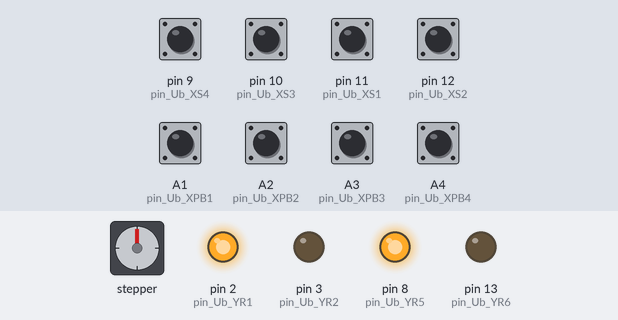
Bench run of a sketch on a simulated Arduino Uno, built with avr-gcc and run on an emulated ATmega328P. Parts: stepper motor, output pins drawn as LEDs (lit = HIGH). Wiring (inferred from the names in the program): stepper motor (2048 steps per turn assumed): coils pin 4, pin 5, pin 6, pin 7. Inputs (shaded band) come from the test bench; at power-on: A1 (pin_Ub_XPB1), A2 (pin_Ub_XPB2), A3 (pin_Ub_XPB3), A4 (pin_Ub_XPB4), pin 9 (pin_Ub_XS4), pin 10 (pin_Ub_XS3), pin 11 (pin_Ub_XS1), pin 12 (pin_Ub_XS2) HIGH. Pins used as bus, display or sensor lines are not drawn.

Above: at 1.2 s.
1.3 s: pin 10 (pin_Ub_XS3) pulled LOW for 0.15 s
At 2.2 s:
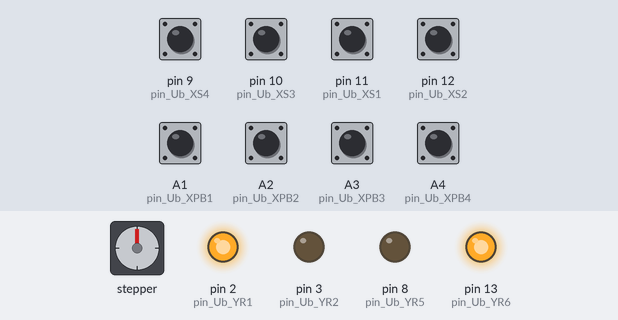
2.9 s: pin 11 (pin_Ub_XS1) pulled LOW for 0.15 s
At 3.6 s:
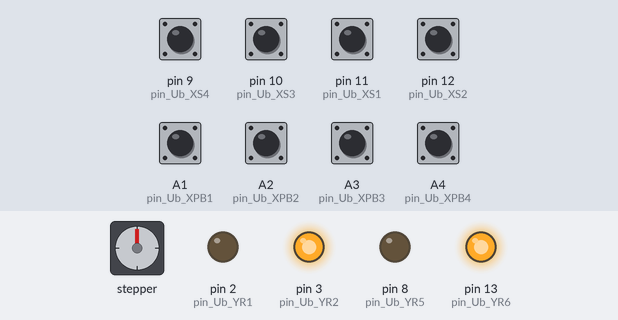
6.0 s: A1 (pin_Ub_XPB1) pulled LOW for 0.15 s
At 6.9 s:
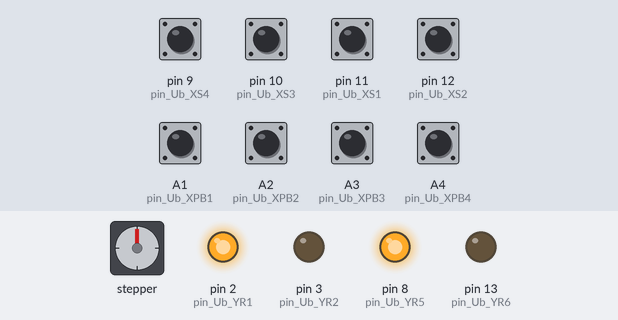
7.8 s: pin 11 (pin_Ub_XS1) pulled LOW for 1 s
At 8.3 s:
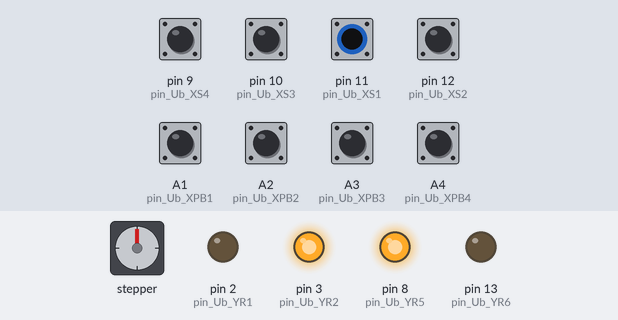
10.3 s: pin 10 (pin_Ub_XS3) pulled LOW for 1 s
At 11.3 s:
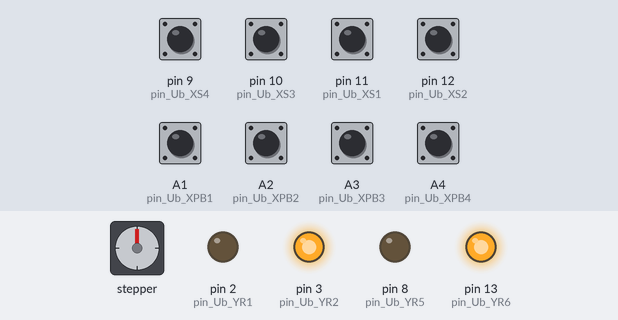
Timing chart, 0 to 16.8 s (numbered marks = the images above; inputs shaded):
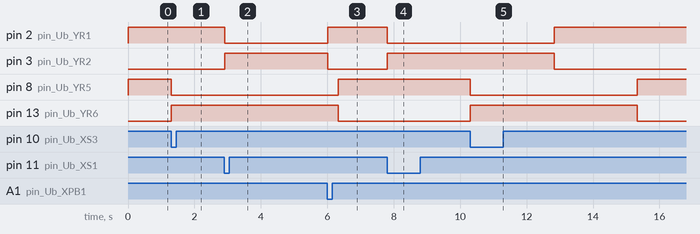

The sketch:

trial1.ino
```cpp
/* This is example for trial1.ino file!
   This is auto-generated ARDUINO C code from LDmicro.
   Rename this file as trial1.ino or copy content(or part) of this file
   to existing trial1.ino. Remove this comment from trial1.ino */

#include "trial1.h"

void setup() {
  // Put your setup code here, to run once, only if you no longer generate C code from LDmicro again.
  setupPlc();
}

void loop() {
  loopPlc();
  // You can place your code here to run repeatedly, only if you no longer generate C code from LDmicro again.
}
```

ladder.h
```cpp
/* This is example for ladder.h file!
   This is auto-generated C header from LDmicro.
   Rename this file as ladder.h or copy content(or part) of this file
   to existing ladder.h. Remove this comment from ladder.h. */

#ifndef __LADDER_H__
#define __LADDER_H__

#define LDTARGET_atmega328

#ifndef F_CPU
  #define F_CPU 16000000UL
#endif

#define _XTAL_FREQ 16000000UL

#define CFG_WORD 0x0

/* Uncomment EXTERN_EVERYTHING if you want all symbols in trial1.c extern. */
//#define EXTERN_EVERYTHING

/* Uncomment NO_PROTOTYPES if you want own prototypes for functions. */
//#define NO_PROTOTYPES

/* Define NO_PROTOTYPES in ladder.h if you don't want LDmicro to provide prototypes for
   all the I/O functions (Read_Ux_xxx, Write_Ux_xxx) that you must provide.
   If you define this then you must provide your own prototypes for these
   functions in trial1.h, or provide definitions (e.g. as inlines or macros)
   for them in trial1.h. */
#ifdef NO_PROTOTYPES
  #define PROTO(x)
#else
  #define PROTO(x) x
#endif

/* Uncomment DO_LDSTUBS if you want to use the empty stub-functions
   from trial1.c instead the prototypes for functions.
   Use DO_LDSTUBS to just check the compilation of the generated files. */
//#define DO_LDSTUBS

#ifdef DO_LDSTUBS
  #define LDSTUB(x)   x { ; }
  #define LDSTUB0(x)  x { return 0; }
  #define LDSTUB1(x)  x { return 1; }
#else
  #define LDSTUB(x)   PROTO(extern x;)
  #define LDSTUB0(x)  PROTO(extern x;)
  #define LDSTUB1(x)  PROTO(extern x;)
#endif

/* Uncomment USE_WDT when you need to. */
//#define USE_WDT

/* Comment out USE_MACRO in next line, if you want to use functions instead of macros. */
#define USE_MACRO

#include "Arduino.h"

#ifdef __GNUC__
  //mem.h vvv
  //CodeVisionAVR V2.0 C Compiler
  //(C) 1998-2007 Pavel Haiduc, HP InfoTech S.R.L.
  //
  //  Memory access macros

  #ifndef _MEM_INCLUDED_
  #define _MEM_INCLUDED_

  #define pokeb(addr,data) (*((volatile unsigned char *)(addr)) = (data))
  #define pokew(addr,data) (*((volatile unsigned int *)(addr)) = (data))
  #define peekb(addr) (*((volatile unsigned char *)(addr)))
  #define peekw(addr) (*((volatile unsigned int *)(addr)))

  #endif
  //mem.h ^^^
#endif
#define SFR_ADDR(addr) (*((volatile unsigned char *)(addr)))
//#define BYTE_AT(var, index) (*(((unsigned char *)(&var)) + (index)))
#define BYTE_AT(var, index) (((unsigned char *)(&var))[index])
/*
  Type                  Size(bits)
  ldBOOL    unsigned       1 or 8, the smallest possible
  SBYTE     signed integer      8
  SWORD     signed integer     16
  SDWORD    signed integer     32
*/
typedef boolean       ldBOOL;
typedef char           SBYTE;
typedef int            SWORD;
typedef long int      SDWORD;

/* Define EXTERN_EVERYTHING in ladder.h if you want all symbols extern.
   This could be useful to implement `magic variables,' so that for
   example when you write to the ladder variable duty_cycle, your PLC
   runtime can look at the C variable U_duty_cycle and use that to set
   the PWM duty cycle on the micro. That way you can add support for
   peripherals that LDmicro doesn't know about. */
#ifdef EXTERN_EVERYTHING
  #define STATIC
#else
  #define STATIC static
#endif

// You provide analog reference type for ARDUINO in ladder.h here.
const int analogReference_type = DEFAULT;

// You must provide the I/O pin mapping for ARDUINO board in ladder.h here.
const int pin_Ub_XPB1 = A1;
const int pin_Ub_XS1 = 11;
const int pin_Ub_YR1 = 2;
const int pin_Ub_YR2 = 3;
const int pin_Ub_XPB2 = A2;
const int pin_Ub_XS2 = 12;
const int pin_Ub_YR3 = 6;
const int pin_Ub_YR4 = 7;
const int pin_Ub_XPB3 = A3;
const int pin_Ub_XS3 = 10;
const int pin_Ub_YR5 = 8;
const int pin_Ub_YR6 = 13;
const int pin_Ub_XPB4 = A4;
const int pin_Ub_XS4 = 9;
const int pin_Ub_YR7 = 4;
const int pin_Ub_YR8 = 5;

#endif
```

trial1.h
```cpp
/* This is auto-generated C header from LDmicro. Do not edit this file!
   Go back to the LDmicro ladder diagram source for changes in the ladder logic,
   and make any C additions in additional .c or .h files linked against this one. */
#ifndef __trial1_H__
#define __trial1_H__

#include "ladder.h"

// PLC cycle interval, set this according to LDmicro settings. (micro seconds)
#define PLC_INTERVAL 10000 // us

#ifdef USE_WDT
  #include <avr\wdt.h>
#endif
extern void loopPlc(void);  // Call loopPlc() function in loop() of your arduino project
extern void setupPlc(void); //  or initialize PLC cycle timer in this function
extern void PlcCycle(void); //  and call PlcCycle() function once per PLC cycle timer.

// You provide I/O pin mapping for ARDUINO in ladder.h.
// See example lader.h_.

#ifdef EXTERN_EVERYTHING
  extern ldBOOL Ib_rung_top;
#endif
#define Read_Ib_rung_top() Ib_rung_top
#define Write_Ib_rung_top(x) (Ib_rung_top = x)
#define Write0_Ib_rung_top() (Ib_rung_top = 0)
#define Write1_Ib_rung_top() (Ib_rung_top = 1)

#ifndef NO_PROTOTYPES
  // LDmicro provide this macro or function.
  #ifdef USE_MACRO
    #define Read_Ub_XPB1() digitalRead(pin_Ub_XPB1)
  #else
    PROTO(ldBOOL Read_Ub_XPB1(void));
  #endif
#endif

#ifdef EXTERN_EVERYTHING
  extern ldBOOL Ib_parOut_0;
#endif
#define Read_Ib_parOut_0() Ib_parOut_0
#define Write_Ib_parOut_0(x) (Ib_parOut_0 = x)
#define Write0_Ib_parOut_0() (Ib_parOut_0 = 0)
#define Write1_Ib_parOut_0() (Ib_parOut_0 = 1)

#ifdef EXTERN_EVERYTHING
  extern ldBOOL Ib_parThis_0;
#endif
#define Read_Ib_parThis_0() Ib_parThis_0
#define Write_Ib_parThis_0(x) (Ib_parThis_0 = x)
#define Write0_Ib_parThis_0() (Ib_parThis_0 = 0)
#define Write1_Ib_parThis_0() (Ib_parThis_0 = 1)

#ifndef NO_PROTOTYPES
  // LDmicro provide this macro or function.
  #ifdef USE_MACRO
    #define Read_Ub_XS1() digitalRead(pin_Ub_XS1)
  #else
    PROTO(ldBOOL Read_Ub_XS1(void));
  #endif
#endif

#ifdef EXTERN_EVERYTHING
  extern ldBOOL Ib_once_0_ONE_SHOT_RISING;
#endif
#define Read_Ib_once_0_ONE_SHOT_RISING() Ib_once_0_ONE_SHOT_RISING
#define Write_Ib_once_0_ONE_SHOT_RISING(x) (Ib_once_0_ONE_SHOT_RISING = x)
#define Write0_Ib_once_0_ONE_SHOT_RISING() (Ib_once_0_ONE_SHOT_RISING = 0)
#define Write1_Ib_once_0_ONE_SHOT_RISING() (Ib_once_0_ONE_SHOT_RISING = 1)

#ifdef EXTERN_EVERYTHING
  extern ldBOOL Ub_RIR11;
#endif
#define Read_Ub_RIR11() Ub_RIR11
#define Write_Ub_RIR11(x) (Ub_RIR11 = x)
#define Write0_Ub_RIR11() (Ub_RIR11 = 0)
#define Write1_Ub_RIR11() (Ub_RIR11 = 1)

#ifdef EXTERN_EVERYTHING
  extern ldBOOL Ub_RIR12;
#endif
#define Read_Ub_RIR12() Ub_RIR12
#define Write_Ub_RIR12(x) (Ub_RIR12 = x)
#define Write0_Ub_RIR12() (Ub_RIR12 = 0)
#define Write1_Ub_RIR12() (Ub_RIR12 = 1)

#ifdef EXTERN_EVERYTHING
  extern SWORD Ui_T1;
#endif
#ifndef NO_PROTOTYPES
  // LDmicro provide these macros or functions.
  #ifdef USE_MACRO
    #define Read_Ub_YR1() digitalRead(pin_Ub_YR1)
    #define Write0_Ub_YR1() digitalWrite(pin_Ub_YR1, LOW)
    #define Write1_Ub_YR1() digitalWrite(pin_Ub_YR1, HIGH)
    #define Write_Ub_YR1(b) (b) ? Write1_Ub_YR1() : Write0_Ub_YR1()
  #else
    PROTO(ldBOOL Read_Ub_YR1(void));
    PROTO(void Write_Ub_YR1(ldBOOL b));
    PROTO(void Write1_Ub_YR1(void));
    PROTO(void Write0_Ub_YR1(void));
  #endif
#endif

#ifndef NO_PROTOTYPES
  // LDmicro provide these macros or functions.
  #ifdef USE_MACRO
    #define Read_Ub_YR2() digitalRead(pin_Ub_YR2)
    #define Write0_Ub_YR2() digitalWrite(pin_Ub_YR2, LOW)
    #define Write1_Ub_YR2() digitalWrite(pin_Ub_YR2, HIGH)
    #define Write_Ub_YR2(b) (b) ? Write1_Ub_YR2() : Write0_Ub_YR2()
  #else
    PROTO(ldBOOL Read_Ub_YR2(void));
    PROTO(void Write_Ub_YR2(ldBOOL b));
    PROTO(void Write1_Ub_YR2(void));
    PROTO(void Write0_Ub_YR2(void));
  #endif
#endif

#ifndef NO_PROTOTYPES
  // LDmicro provide this macro or function.
  #ifdef USE_MACRO
    #define Read_Ub_XPB2() digitalRead(pin_Ub_XPB2)
  #else
    PROTO(ldBOOL Read_Ub_XPB2(void));
  #endif
#endif

#ifdef EXTERN_EVERYTHING
  extern ldBOOL Ib_parOut_1;
#endif
#define Read_Ib_parOut_1() Ib_parOut_1
#define Write_Ib_parOut_1(x) (Ib_parOut_1 = x)
#define Write0_Ib_parOut_1() (Ib_parOut_1 = 0)
#define Write1_Ib_parOut_1() (Ib_parOut_1 = 1)

#ifdef EXTERN_EVERYTHING
  extern ldBOOL Ib_parThis_1;
#endif
#define Read_Ib_parThis_1() Ib_parThis_1
#define Write_Ib_parThis_1(x) (Ib_parThis_1 = x)
#define Write0_Ib_parThis_1() (Ib_parThis_1 = 0)
#define Write1_Ib_parThis_1() (Ib_parThis_1 = 1)

#ifndef NO_PROTOTYPES
  // LDmicro provide this macro or function.
  #ifdef USE_MACRO
    #define Read_Ub_XS2() digitalRead(pin_Ub_XS2)
  #else
    PROTO(ldBOOL Read_Ub_XS2(void));
  #endif
#endif

#ifdef EXTERN_EVERYTHING
  extern ldBOOL Ib_once_1_ONE_SHOT_RISING;
#endif
#define Read_Ib_once_1_ONE_SHOT_RISING() Ib_once_1_ONE_SHOT_RISING
#define Write_Ib_once_1_ONE_SHOT_RISING(x) (Ib_once_1_ONE_SHOT_RISING = x)
#define Write0_Ib_once_1_ONE_SHOT_RISING() (Ib_once_1_ONE_SHOT_RISING = 0)
#define Write1_Ib_once_1_ONE_SHOT_RISING() (Ib_once_1_ONE_SHOT_RISING = 1)

#ifdef EXTERN_EVERYTHING
  extern ldBOOL Ub_RIR21;
#endif
#define Read_Ub_RIR21() Ub_RIR21
#define Write_Ub_RIR21(x) (Ub_RIR21 = x)
#define Write0_Ub_RIR21() (Ub_RIR21 = 0)
#define Write1_Ub_RIR21() (Ub_RIR21 = 1)

#ifdef EXTERN_EVERYTHING
  extern ldBOOL Ub_RIR22;
#endif
#define Read_Ub_RIR22() Ub_RIR22
#define Write_Ub_RIR22(x) (Ub_RIR22 = x)
#define Write0_Ub_RIR22() (Ub_RIR22 = 0)
#define Write1_Ub_RIR22() (Ub_RIR22 = 1)

#ifdef EXTERN_EVERYTHING
  extern SWORD Ui_T2;
#endif
#ifndef NO_PROTOTYPES
  // LDmicro provide these macros or functions.
  #ifdef USE_MACRO
    #define Read_Ub_YR3() digitalRead(pin_Ub_YR3)
    #define Write0_Ub_YR3() digitalWrite(pin_Ub_YR3, LOW)
    #define Write1_Ub_YR3() digitalWrite(pin_Ub_YR3, HIGH)
    #define Write_Ub_YR3(b) (b) ? Write1_Ub_YR3() : Write0_Ub_YR3()
  #else
    PROTO(ldBOOL Read_Ub_YR3(void));
    PROTO(void Write_Ub_YR3(ldBOOL b));
    PROTO(void Write1_Ub_YR3(void));
    PROTO(void Write0_Ub_YR3(void));
  #endif
#endif

#ifndef NO_PROTOTYPES
  // LDmicro provide these macros or functions.
  #ifdef USE_MACRO
    #define Read_Ub_YR4() digitalRead(pin_Ub_YR4)
    #define Write0_Ub_YR4() digitalWrite(pin_Ub_YR4, LOW)
    #define Write1_Ub_YR4() digitalWrite(pin_Ub_YR4, HIGH)
    #define Write_Ub_YR4(b) (b) ? Write1_Ub_YR4() : Write0_Ub_YR4()
  #else
    PROTO(ldBOOL Read_Ub_YR4(void));
    PROTO(void Write_Ub_YR4(ldBOOL b));
    PROTO(void Write1_Ub_YR4(void));
    PROTO(void Write0_Ub_YR4(void));
  #endif
#endif

#ifndef NO_PROTOTYPES
  // LDmicro provide this macro or function.
  #ifdef USE_MACRO
    #define Read_Ub_XPB3() digitalRead(pin_Ub_XPB3)
  #else
    PROTO(ldBOOL Read_Ub_XPB3(void));
  #endif
#endif

#ifdef EXTERN_EVERYTHING
  extern ldBOOL Ib_parOut_2;
#endif
#define Read_Ib_parOut_2() Ib_parOut_2
#define Write_Ib_parOut_2(x) (Ib_parOut_2 = x)
#define Write0_Ib_parOut_2() (Ib_parOut_2 = 0)
#define Write1_Ib_parOut_2() (Ib_parOut_2 = 1)

#ifdef EXTERN_EVERYTHING
  extern ldBOOL Ib_parThis_2;
#endif
#define Read_Ib_parThis_2() Ib_parThis_2
#define Write_Ib_parThis_2(x) (Ib_parThis_2 = x)
#define Write0_Ib_parThis_2() (Ib_parThis_2 = 0)
#define Write1_Ib_parThis_2() (Ib_parThis_2 = 1)

#ifndef NO_PROTOTYPES
  // LDmicro provide this macro or function.
  #ifdef USE_MACRO
    #define Read_Ub_XS3() digitalRead(pin_Ub_XS3)
  #else
    PROTO(ldBOOL Read_Ub_XS3(void));
  #endif
#endif

#ifdef EXTERN_EVERYTHING
  extern ldBOOL Ib_once_2_ONE_SHOT_RISING;
#endif
#define Read_Ib_once_2_ONE_SHOT_RISING() Ib_once_2_ONE_SHOT_RISING
#define Write_Ib_once_2_ONE_SHOT_RISING(x) (Ib_once_2_ONE_SHOT_RISING = x)
#define Write0_Ib_once_2_ONE_SHOT_RISING() (Ib_once_2_ONE_SHOT_RISING = 0)
#define Write1_Ib_once_2_ONE_SHOT_RISING() (Ib_once_2_ONE_SHOT_RISING = 1)

#ifdef EXTERN_EVERYTHING
  extern ldBOOL Ub_RIR31;
#endif
#define Read_Ub_RIR31() Ub_RIR31
#define Write_Ub_RIR31(x) (Ub_RIR31 = x)
#define Write0_Ub_RIR31() (Ub_RIR31 = 0)
#define Write1_Ub_RIR31() (Ub_RIR31 = 1)

#ifdef EXTERN_EVERYTHING
  extern ldBOOL Ub_RIR32;
#endif
#define Read_Ub_RIR32() Ub_RIR32
#define Write_Ub_RIR32(x) (Ub_RIR32 = x)
#define Write0_Ub_RIR32() (Ub_RIR32 = 0)
#define Write1_Ub_RIR32() (Ub_RIR32 = 1)

#ifdef EXTERN_EVERYTHING
  extern SWORD Ui_T3;
#endif
#ifndef NO_PROTOTYPES
  // LDmicro provide these macros or functions.
  #ifdef USE_MACRO
    #define Read_Ub_YR5() digitalRead(pin_Ub_YR5)
    #define Write0_Ub_YR5() digitalWrite(pin_Ub_YR5, LOW)
    #define Write1_Ub_YR5() digitalWrite(pin_Ub_YR5, HIGH)
    #define Write_Ub_YR5(b) (b) ? Write1_Ub_YR5() : Write0_Ub_YR5()
  #else
    PROTO(ldBOOL Read_Ub_YR5(void));
    PROTO(void Write_Ub_YR5(ldBOOL b));
    PROTO(void Write1_Ub_YR5(void));
    PROTO(void Write0_Ub_YR5(void));
  #endif
#endif

#ifndef NO_PROTOTYPES
  // LDmicro provide these macros or functions.
  #ifdef USE_MACRO
    #define Read_Ub_YR6() digitalRead(pin_Ub_YR6)
    #define Write0_Ub_YR6() digitalWrite(pin_Ub_YR6, LOW)
    #define Write1_Ub_YR6() digitalWrite(pin_Ub_YR6, HIGH)
    #define Write_Ub_YR6(b) (b) ? Write1_Ub_YR6() : Write0_Ub_YR6()
  #else
    PROTO(ldBOOL Read_Ub_YR6(void));
    PROTO(void Write_Ub_YR6(ldBOOL b));
    PROTO(void Write1_Ub_YR6(void));
    PROTO(void Write0_Ub_YR6(void));
  #endif
#endif

#ifndef NO_PROTOTYPES
  // LDmicro provide this macro or function.
  #ifdef USE_MACRO
    #define Read_Ub_XPB4() digitalRead(pin_Ub_XPB4)
  #else
    PROTO(ldBOOL Read_Ub_XPB4(void));
  #endif
#endif

#ifdef EXTERN_EVERYTHING
  extern ldBOOL Ib_parOut_3;
#endif
#define Read_Ib_parOut_3() Ib_parOut_3
#define Write_Ib_parOut_3(x) (Ib_parOut_3 = x)
#define Write0_Ib_parOut_3() (Ib_parOut_3 = 0)
#define Write1_Ib_parOut_3() (Ib_parOut_3 = 1)

#ifdef EXTERN_EVERYTHING
  extern ldBOOL Ib_parThis_3;
#endif
#define Read_Ib_parThis_3() Ib_parThis_3
#define Write_Ib_parThis_3(x) (Ib_parThis_3 = x)
#define Write0_Ib_parThis_3() (Ib_parThis_3 = 0)
#define Write1_Ib_parThis_3() (Ib_parThis_3 = 1)

#ifndef NO_PROTOTYPES
  // LDmicro provide this macro or function.
  #ifdef USE_MACRO
    #define Read_Ub_XS4() digitalRead(pin_Ub_XS4)
  #else
    PROTO(ldBOOL Read_Ub_XS4(void));
  #endif
#endif

#ifdef EXTERN_EVERYTHING
  extern ldBOOL Ib_once_3_ONE_SHOT_RISING;
#endif
#define Read_Ib_once_3_ONE_SHOT_RISING() Ib_once_3_ONE_SHOT_RISING
#define Write_Ib_once_3_ONE_SHOT_RISING(x) (Ib_once_3_ONE_SHOT_RISING = x)
#define Write0_Ib_once_3_ONE_SHOT_RISING() (Ib_once_3_ONE_SHOT_RISING = 0)
#define Write1_Ib_once_3_ONE_SHOT_RISING() (Ib_once_3_ONE_SHOT_RISING = 1)

#ifdef EXTERN_EVERYTHING
  extern ldBOOL Ub_RIR41;
#endif
#define Read_Ub_RIR41() Ub_RIR41
#define Write_Ub_RIR41(x) (Ub_RIR41 = x)
#define Write0_Ub_RIR41() (Ub_RIR41 = 0)
#define Write1_Ub_RIR41() (Ub_RIR41 = 1)

#ifdef EXTERN_EVERYTHING
  extern ldBOOL Ub_RIR42;
#endif
#define Read_Ub_RIR42() Ub_RIR42
#define Write_Ub_RIR42(x) (Ub_RIR42 = x)
#define Write0_Ub_RIR42() (Ub_RIR42 = 0)
#define Write1_Ub_RIR42() (Ub_RIR42 = 1)

#ifdef EXTERN_EVERYTHING
  extern SWORD Ui_T4;
#endif
#ifndef NO_PROTOTYPES
  // LDmicro provide these macros or functions.
  #ifdef USE_MACRO
    #define Read_Ub_YR7() digitalRead(pin_Ub_YR7)
    #define Write0_Ub_YR7() digitalWrite(pin_Ub_YR7, LOW)
    #define Write1_Ub_YR7() digitalWrite(pin_Ub_YR7, HIGH)
    #define Write_Ub_YR7(b) (b) ? Write1_Ub_YR7() : Write0_Ub_YR7()
  #else
    PROTO(ldBOOL Read_Ub_YR7(void));
    PROTO(void Write_Ub_YR7(ldBOOL b));
    PROTO(void Write1_Ub_YR7(void));
    PROTO(void Write0_Ub_YR7(void));
  #endif
#endif

#ifndef NO_PROTOTYPES
  // LDmicro provide these macros or functions.
  #ifdef USE_MACRO
    #define Read_Ub_YR8() digitalRead(pin_Ub_YR8)
    #define Write0_Ub_YR8() digitalWrite(pin_Ub_YR8, LOW)
    #define Write1_Ub_YR8() digitalWrite(pin_Ub_YR8, HIGH)
    #define Write_Ub_YR8(b) (b) ? Write1_Ub_YR8() : Write0_Ub_YR8()
  #else
    PROTO(ldBOOL Read_Ub_YR8(void));
    PROTO(void Write_Ub_YR8(ldBOOL b));
    PROTO(void Write1_Ub_YR8(void));
    PROTO(void Write0_Ub_YR8(void));
  #endif
#endif

#endif
```

Source omitted: trial1.cpp (16475 bytes)

Measured:
- after the input at 1.3 s, pin 8 (pin_Ub_YR5): HIGH → LOW at once; pin 13 (pin_Ub_YR6): LOW → HIGH at once
- after the input at 2.9 s, pin 2 (pin_Ub_YR1): HIGH → LOW at once; pin 3 (pin_Ub_YR2): LOW → HIGH at once
- after the input at 6.0 s, pin 2 (pin_Ub_YR1): LOW → HIGH at once; pin 3 (pin_Ub_YR2): HIGH → LOW at once
- after the input at 7.8 s, pin 2 (pin_Ub_YR1): HIGH → LOW at once; pin 3 (pin_Ub_YR2): LOW → HIGH at once
- after the input at 10.3 s, pin 8 (pin_Ub_YR5): HIGH → LOW at once, → HIGH 5.0 s later; pin 13 (pin_Ub_YR6): LOW → HIGH at once, → LOW 5.0 s later
